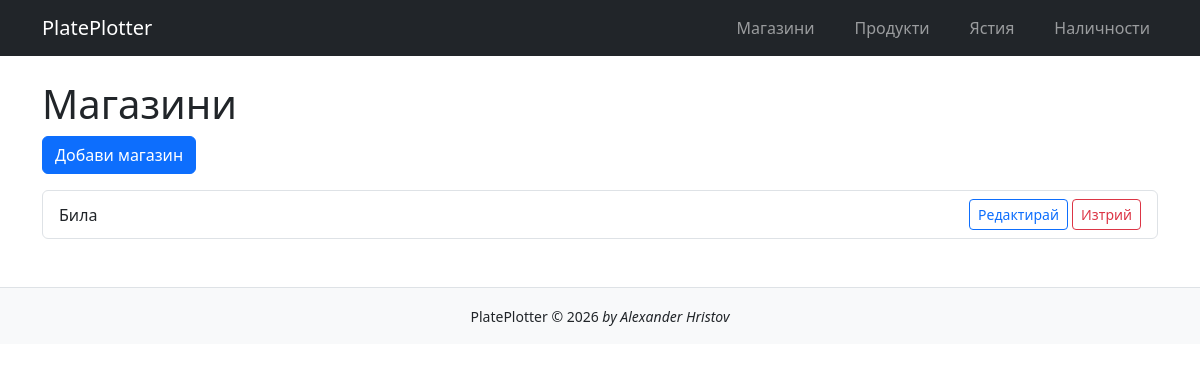
Page /stores/ on the earlier database version.
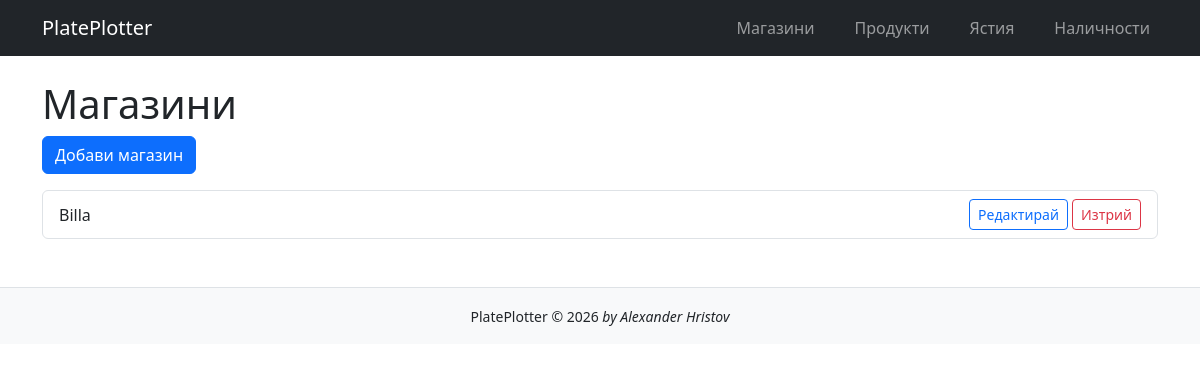
Same page on the later database version.
### inventory/models.py (models this page shows, shortened)
class Store(models.Model):
    name = models.CharField(
        max_length=30,
        verbose_name='Име',
        unique=True,
        error_messages={
        'unique': 'Вече съществува магазин с това име.'
    }
    )
    class Meta:
        verbose_name = 'Store'
        ordering = ['name']

### inventory/views.py (the view)
# urls.py: path('stores/', StoreListView.as_view(), name='store-list'),
class StoreListView(ListView):
    model = Store
    template_name = 'inventory/store_list.html'
    context_object_name = 'stores'

### templates/inventory/store_list.html (shortened to what this page needs)
{% extends 'base.html' %}
{% block content %}
<h1>Магазини</h1>
<a href="{% url 'store-add' %}" class="btn btn-primary mb-3">
    Добави магазин
</a>
<ul class="list-group">
    {% for store in stores %}
        <li class="list-group-item d-flex justify-content-between align-items-center">
            <span>{{ store.name }}</span>
            <div>
                <a href="{% url 'store-edit' store.pk %}"
                   class="btn btn-outline-primary btn-sm">
                    Редактирай
                </a>
                <a href="{% url 'store-delete' store.pk %}"
                   class="btn btn-outline-danger btn-sm">
                    Изтрий
                </a>
            </div>
        </li>
    {% empty %}
        <li class="list-group-item">
            Все още няма добавени магазини.
        </li>
    {% endfor %}
</ul>
{% endblock %}

Differences in the rows shown:
removed Store: name "Била"
added Store: name "Billa"
